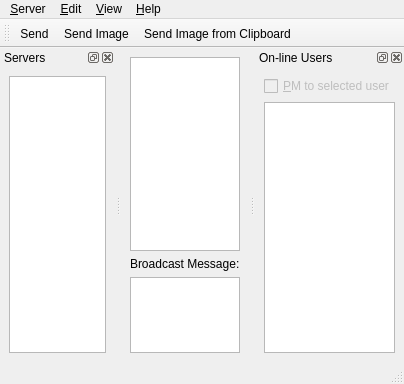
<?xml version="1.0" encoding="UTF-8"?>
<ui version="4.0">
 <class>MainWindow</class>
 <widget class="QMainWindow" name="MainWindow">
  <property name="geometry">
   <rect>
    <x>0</x>
    <y>0</y>
    <width>404</width>
    <height>384</height>
   </rect>
  </property>
  <property name="windowTitle">
   <string notr="true">SSHOUT</string>
  </property>
  <property name="windowIcon">
   <iconset resource="../resources/icons.qrc">
    <normaloff>:/sshout.png</normaloff>:/sshout.png</iconset>
  </property>
  <widget class="QWidget" name="centralwidget">
   <layout class="QVBoxLayout" name="verticalLayout_2">
    <item>
     <widget class="QTextEdit" name="chat_area">
      <property name="contextMenuPolicy">
       <enum>Qt::CustomContextMenu</enum>
      </property>
      <property name="readOnly">
       <bool>true</bool>
      </property>
     </widget>
    </item>
    <item>
     <widget class="QWidget" name="widget" native="true">
      <property name="maximumSize">
       <size>
        <width>16777215</width>
        <height>96</height>
       </size>
      </property>
      <layout class="QVBoxLayout" name="verticalLayout">
       <property name="leftMargin">
        <number>0</number>
       </property>
       <property name="topMargin">
        <number>0</number>
       </property>
       <property name="rightMargin">
        <number>0</number>
       </property>
       <property name="bottomMargin">
        <number>0</number>
       </property>
       <item>
        <widget class="QLabel" name="label_message_to">
         <property name="text">
          <string>Broadcast Message:</string>
         </property>
        </widget>
       </item>
       <item>
        <widget class="QTextEdit" name="textEdit_message_to_send"/>
       </item>
      </layout>
     </widget>
    </item>
   </layout>
  </widget>
  <widget class="QMenuBar" name="menubar">
   <property name="geometry">
    <rect>
     <x>0</x>
     <y>0</y>
     <width>404</width>
     <height>23</height>
    </rect>
   </property>
   <widget class="QMenu" name="menu_server">
    <property name="title">
     <string>&amp;Server</string>
    </property>
    <addaction name="action_change_server"/>
    <addaction name="action_logout"/>
   </widget>
   <widget class="QMenu" name="menu_edit">
    <property name="title">
     <string>&amp;Edit</string>
    </property>
    <addaction name="action_press_enter_to_send_message"/>
    <addaction name="action_use_html_for_sending_messages"/>
    <addaction name="action_paste"/>
    <addaction name="action_settings"/>
   </widget>
   <widget class="QMenu" name="menu_view">
    <property name="title">
     <string>&amp;View</string>
    </property>
    <addaction name="action_show_online_users"/>
    <addaction name="action_show_server_list"/>
   </widget>
   <widget class="QMenu" name="menu_help">
    <property name="title">
     <string>&amp;Help</string>
    </property>
    <addaction name="action_project_page"/>
    <addaction name="action_about"/>
    <addaction name="action_about_qt"/>
   </widget>
   <addaction name="menu_server"/>
   <addaction name="menu_edit"/>
   <addaction name="menu_view"/>
   <addaction name="menu_help"/>
  </widget>
  <widget class="QStatusBar" name="statusbar"/>
  <widget class="QDockWidget" name="dockWidget_online_list">
   <property name="minimumSize">
    <size>
     <width>139</width>
     <height>152</height>
    </size>
   </property>
   <property name="maximumSize">
    <size>
     <width>220</width>
     <height>524287</height>
    </size>
   </property>
   <property name="windowTitle">
    <string>On-line Users</string>
   </property>
   <attribute name="dockWidgetArea">
    <number>2</number>
   </attribute>
   <widget class="QWidget" name="dockWidgetContents">
    <layout class="QVBoxLayout" name="verticalLayout_3">
     <item>
      <widget class="QCheckBox" name="checkBox_private_message">
       <property name="enabled">
        <bool>false</bool>
       </property>
       <property name="toolTip">
        <string>Private messages will be sent to selected user if checked</string>
       </property>
       <property name="text">
        <string>&amp;PM to selected user</string>
       </property>
      </widget>
     </item>
     <item>
      <widget class="QListWidget" name="listWidget_online_users"/>
     </item>
    </layout>
   </widget>
  </widget>
  <widget class="QToolBar" name="tool_bar">
   <property name="windowTitle">
    <string>Tool Bar</string>
   </property>
   <property name="toolButtonStyle">
    <enum>Qt::ToolButtonTextBesideIcon</enum>
   </property>
   <attribute name="toolBarArea">
    <enum>TopToolBarArea</enum>
   </attribute>
   <attribute name="toolBarBreak">
    <bool>false</bool>
   </attribute>
   <addaction name="action_send"/>
   <addaction name="action_send_image"/>
   <addaction name="action_send_image_from_clipboard"/>
  </widget>
  <widget class="QDockWidget" name="dockWidget_server_list">
   <property name="windowTitle">
    <string>Servers</string>
   </property>
   <attribute name="dockWidgetArea">
    <number>1</number>
   </attribute>
   <widget class="QWidget" name="dockWidgetContents_2">
    <layout class="QGridLayout" name="gridLayout">
     <item row="0" column="0">
      <widget class="QListWidget" name="serverList"/>
     </item>
    </layout>
   </widget>
  </widget>
  <action name="action_press_enter_to_send_message">
   <property name="checkable">
    <bool>true</bool>
   </property>
   <property name="text">
    <string>Press &amp;Enter to send message</string>
   </property>
  </action>
  <action name="action_settings">
   <property name="text">
    <string>&amp;Settings ...</string>
   </property>
  </action>
  <action name="action_change_server">
   <property name="text">
    <string>&amp;Change server</string>
   </property>
   <property name="statusTip">
    <string>Logout and choose another server</string>
   </property>
  </action>
  <action name="action_logout">
   <property name="text">
    <string>&amp;Logout</string>
   </property>
   <property name="statusTip">
    <string>Logout and exit</string>
   </property>
  </action>
  <action name="action_send">
   <property name="text">
    <string>Send</string>
   </property>
   <property name="toolTip">
    <string>Send your message</string>
   </property>
  </action>
  <action name="action_show_online_users">
   <property name="checkable">
    <bool>true</bool>
   </property>
   <property name="text">
    <string>Show On-line Users</string>
   </property>
  </action>
  <action name="action_use_html_for_sending_messages">
   <property name="checkable">
    <bool>true</bool>
   </property>
   <property name="text">
    <string>Send message in HTML format</string>
   </property>
  </action>
  <action name="action_send_image">
   <property name="text">
    <string>Send Image...</string>
   </property>
  </action>
  <action name="action_project_page">
   <property name="text">
    <string>&amp;Project page...</string>
   </property>
   <property name="statusTip">
    <string>Finding new versions, reporting bugs and gettings the source</string>
   </property>
  </action>
  <action name="action_about">
   <property name="text">
    <string>&amp;About...</string>
   </property>
  </action>
  <action name="action_send_image_from_clipboard">
   <property name="text">
    <string>Send Image from Clipboard</string>
   </property>
  </action>
  <action name="action_paste">
   <property name="text">
    <string>&amp;Paste</string>
   </property>
   <property name="shortcut">
    <string>Ctrl+V</string>
   </property>
  </action>
  <action name="action_about_qt">
   <property name="text">
    <string>About &amp;Qt...</string>
   </property>
  </action>
  <action name="action_show_server_list">
   <property name="checkable">
    <bool>true</bool>
   </property>
   <property name="text">
    <string>Show Server list</string>
   </property>
  </action>
 </widget>
 <resources>
  <include location="../resources/icons.qrc"/>
 </resources>
 <connections>
  <connection>
   <sender>action_press_enter_to_send_message</sender>
   <signal>triggered(bool)</signal>
   <receiver>MainWindow</receiver>
   <slot>set_send_message_on_enter(bool)</slot>
   <hints>
    <hint type="sourcelabel">
     <x>-1</x>
     <y>-1</y>
    </hint>
    <hint type="destinationlabel">
     <x>201</x>
     <y>191</y>
    </hint>
   </hints>
  </connection>
  <connection>
   <sender>action_settings</sender>
   <signal>triggered()</signal>
   <receiver>MainWindow</receiver>
   <slot>settings()</slot>
   <hints>
    <hint type="sourcelabel">
     <x>-1</x>
     <y>-1</y>
    </hint>
    <hint type="destinationlabel">
     <x>201</x>
     <y>191</y>
    </hint>
   </hints>
  </connection>
  <connection>
   <sender>action_send</sender>
   <signal>triggered()</signal>
   <receiver>MainWindow</receiver>
   <slot>send_message()</slot>
   <hints>
    <hint type="sourcelabel">
     <x>-1</x>
     <y>-1</y>
    </hint>
    <hint type="destinationlabel">
     <x>201</x>
     <y>191</y>
    </hint>
   </hints>
  </connection>
  <connection>
   <sender>action_show_online_users</sender>
   <signal>triggered(bool)</signal>
   <receiver>dockWidget_online_list</receiver>
   <slot>setVisible(bool)</slot>
   <hints>
    <hint type="sourcelabel">
     <x>-1</x>
     <y>-1</y>
    </hint>
    <hint type="destinationlabel">
     <x>293</x>
     <y>207</y>
    </hint>
   </hints>
  </connection>
  <connection>
   <sender>action_change_server</sender>
   <signal>triggered()</signal>
   <receiver>MainWindow</receiver>
   <slot>change_server()</slot>
   <hints>
    <hint type="sourcelabel">
     <x>-1</x>
     <y>-1</y>
    </hint>
    <hint type="destinationlabel">
     <x>201</x>
     <y>191</y>
    </hint>
   </hints>
  </connection>
  <connection>
   <sender>action_logout</sender>
   <signal>triggered()</signal>
   <receiver>MainWindow</receiver>
   <slot>close()</slot>
   <hints>
    <hint type="sourcelabel">
     <x>-1</x>
     <y>-1</y>
    </hint>
    <hint type="destinationlabel">
     <x>201</x>
     <y>191</y>
    </hint>
   </hints>
  </connection>
  <connection>
   <sender>action_use_html_for_sending_messages</sender>
   <signal>triggered(bool)</signal>
   <receiver>MainWindow</receiver>
   <slot>set_use_html(bool)</slot>
   <hints>
    <hint type="sourcelabel">
     <x>-1</x>
     <y>-1</y>
    </hint>
    <hint type="destinationlabel">
     <x>201</x>
     <y>191</y>
    </hint>
   </hints>
  </connection>
  <connection>
   <sender>action_send_image</sender>
   <signal>triggered()</signal>
   <receiver>MainWindow</receiver>
   <slot>send_image()</slot>
   <hints>
    <hint type="sourcelabel">
     <x>-1</x>
     <y>-1</y>
    </hint>
    <hint type="destinationlabel">
     <x>201</x>
     <y>191</y>
    </hint>
   </hints>
  </connection>
  <connection>
   <sender>action_about</sender>
   <signal>triggered()</signal>
   <receiver>MainWindow</receiver>
   <slot>show_about()</slot>
   <hints>
    <hint type="sourcelabel">
     <x>-1</x>
     <y>-1</y>
    </hint>
    <hint type="destinationlabel">
     <x>201</x>
     <y>191</y>
    </hint>
   </hints>
  </connection>
  <connection>
   <sender>action_project_page</sender>
   <signal>triggered()</signal>
   <receiver>MainWindow</receiver>
   <slot>open_project_page()</slot>
   <hints>
    <hint type="sourcelabel">
     <x>-1</x>
     <y>-1</y>
    </hint>
    <hint type="destinationlabel">
     <x>201</x>
     <y>191</y>
    </hint>
   </hints>
  </connection>
  <connection>
   <sender>chat_area</sender>
   <signal>customContextMenuRequested(QPoint)</signal>
   <receiver>MainWindow</receiver>
   <slot>show_chat_area_context_menu(QPoint)</slot>
   <hints>
    <hint type="sourcelabel">
     <x>91</x>
     <y>157</y>
    </hint>
    <hint type="destinationlabel">
     <x>201</x>
     <y>191</y>
    </hint>
   </hints>
  </connection>
  <connection>
   <sender>listWidget_online_users</sender>
   <signal>itemDoubleClicked(QListWidgetItem*)</signal>
   <receiver>MainWindow</receiver>
   <slot>show_sessions_of_user(QListWidgetItem*)</slot>
   <hints>
    <hint type="sourcelabel">
     <x>293</x>
     <y>232</y>
    </hint>
    <hint type="destinationlabel">
     <x>201</x>
     <y>191</y>
    </hint>
   </hints>
  </connection>
  <connection>
   <sender>action_send_image_from_clipboard</sender>
   <signal>triggered()</signal>
   <receiver>MainWindow</receiver>
   <slot>send_image_from_clipboard()</slot>
   <hints>
    <hint type="sourcelabel">
     <x>-1</x>
     <y>-1</y>
    </hint>
    <hint type="destinationlabel">
     <x>201</x>
     <y>191</y>
    </hint>
   </hints>
  </connection>
  <connection>
   <sender>action_paste</sender>
   <signal>triggered()</signal>
   <receiver>textEdit_message_to_send</receiver>
   <slot>paste()</slot>
   <hints>
    <hint type="sourcelabel">
     <x>-1</x>
     <y>-1</y>
    </hint>
    <hint type="destinationlabel">
     <x>91</x>
     <y>316</y>
    </hint>
   </hints>
  </connection>
  <connection>
   <sender>checkBox_private_message</sender>
   <signal>toggled(bool)</signal>
   <receiver>MainWindow</receiver>
   <slot>set_send_private_message(bool)</slot>
   <hints>
    <hint type="sourcelabel">
     <x>293</x>
     <y>342</y>
    </hint>
    <hint type="destinationlabel">
     <x>201</x>
     <y>191</y>
    </hint>
   </hints>
  </connection>
  <connection>
   <sender>listWidget_online_users</sender>
   <signal>currentTextChanged(QString)</signal>
   <receiver>MainWindow</receiver>
   <slot>select_user(QString)</slot>
   <hints>
    <hint type="sourcelabel">
     <x>293</x>
     <y>212</y>
    </hint>
    <hint type="destinationlabel">
     <x>201</x>
     <y>191</y>
    </hint>
   </hints>
  </connection>
  <connection>
   <sender>action_show_server_list</sender>
   <signal>triggered(bool)</signal>
   <receiver>dockWidget_server_list</receiver>
   <slot>setVisible(bool)</slot>
   <hints>
    <hint type="sourcelabel">
     <x>-1</x>
     <y>-1</y>
    </hint>
    <hint type="destinationlabel">
     <x>67</x>
     <y>205</y>
    </hint>
   </hints>
  </connection>
 </connections>
 <slots>
  <slot>set_send_message_on_enter(bool)</slot>
  <slot>settings()</slot>
  <slot>send_message()</slot>
  <slot>change_server()</slot>
  <slot>set_use_html(bool)</slot>
  <slot>send_image()</slot>
  <slot>show_about()</slot>
  <slot>open_project_page()</slot>
  <slot>show_chat_area_context_menu(QPoint)</slot>
  <slot>show_sessions_of_user(QListWidgetItem*)</slot>
  <slot>send_image_from_clipboard()</slot>
  <slot>set_send_private_message(bool)</slot>
  <slot>select_user(QString)</slot>
 </slots>
</ui>
